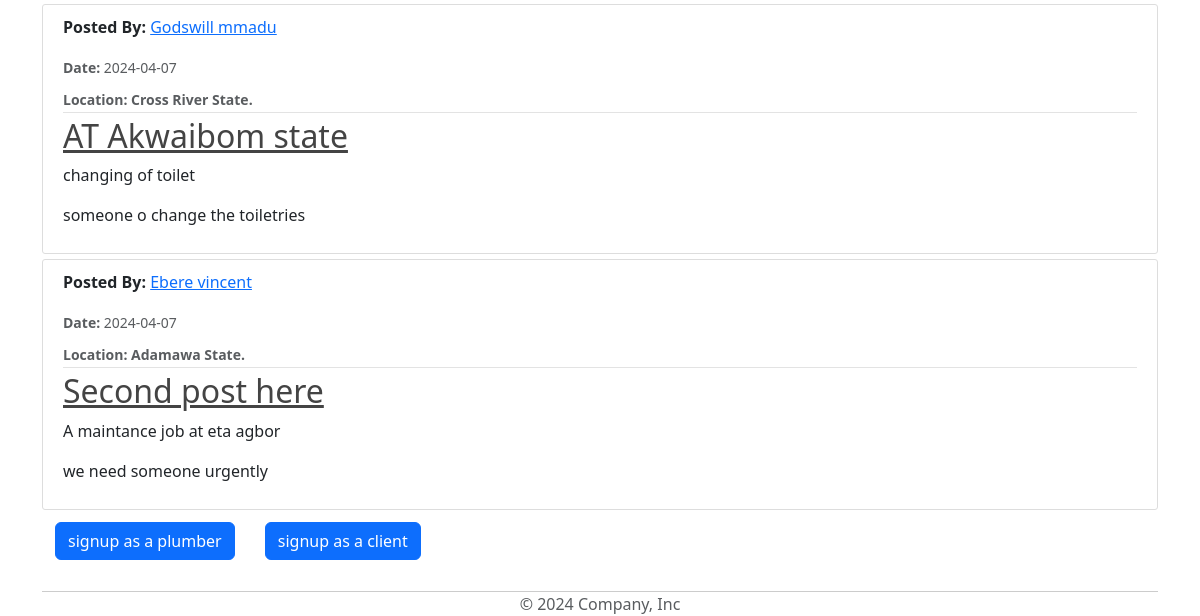
Page /home (lower part) on the earlier database version.
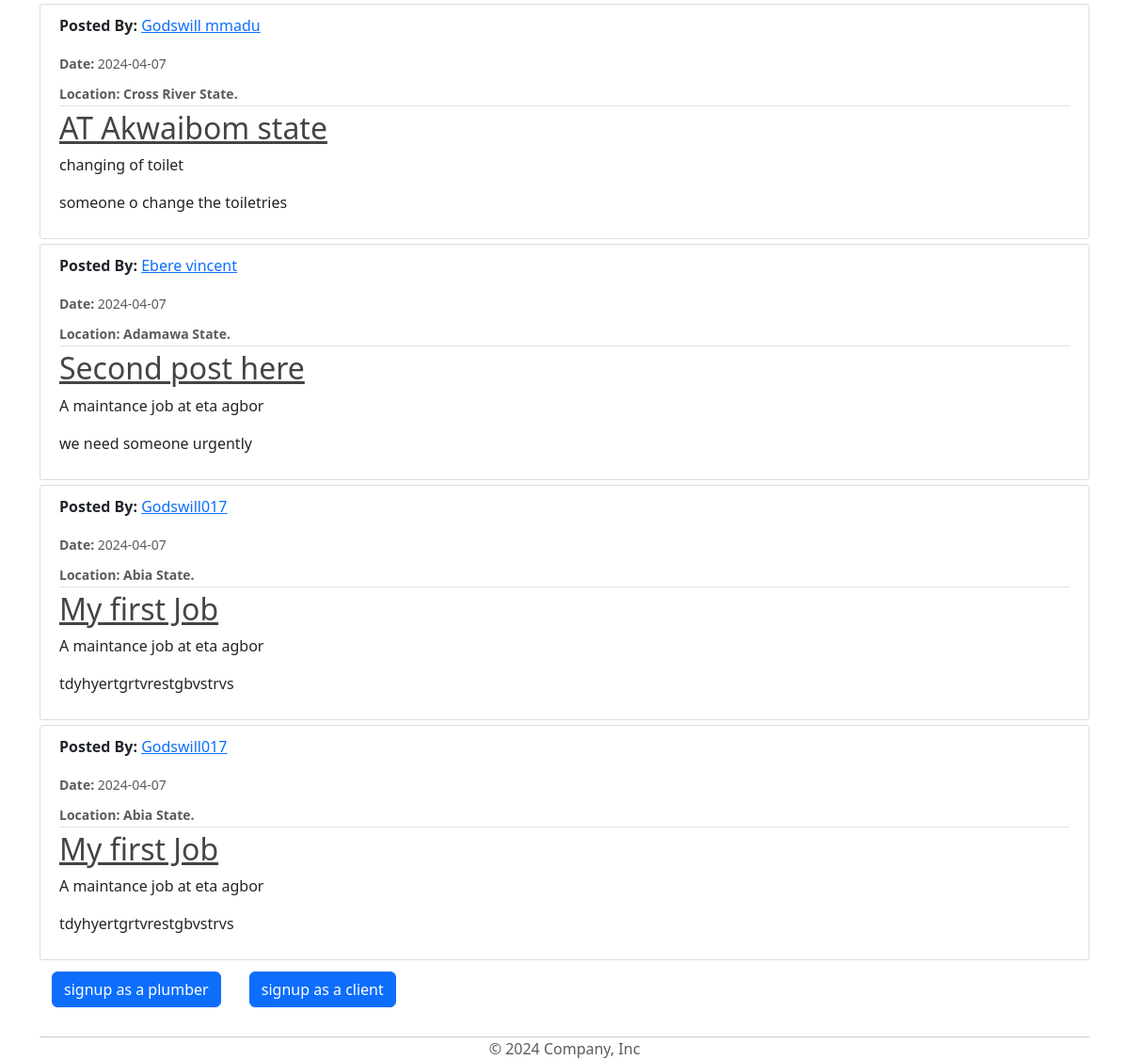
Same page on the later database version.
### model/base.py (models this page shows, shortened)
class Job(Base):
    __tablename__ = 'jobs'
    id = Column(Integer, primary_key=True)
    client_id = Column(Integer, ForeignKey('clients.id'))
    job_title = Column(String(100), nullable=False)
    job_description = Column(String(500), nullable=False)
    plumber_id = Column(Integer, ForeignKey('plumbers.id'))
    content = Column(String(1000), nullable=False)
    date_posted = Column(DateTime, nullable=False, default=datetime.utcnow)
    location = Column(String(100), nullable=False)
    rank = relationship('Rank', backref='job_rank')

class BaseUser(Base, UserMixin):
    id = Column(Integer, primary_key=True)
    username = Column(String(80), unique=True, nullable=False)
    email = Column(String(120), unique=True, nullable=False)
    image_file = Column(String(20), nullable=False, default='default.jpg')
    password = Column(String(60), nullable=False)
    date_joined = Column(DateTime, nullable=False, default=datetime.utcnow)
    phone = Column(String(14), unique=True, nullable=False)
    state = Column(String(20), nullable=False)

### model/main/routes.py (the view)
@main.route("/jobs")
@main.route("/home")
def home():
    jobs = Job.query.all()
    return render_template('home.html', jobs=jobs)

### model/templates/home.html
{% extends "layout.html" %}
{% block content %}
<link rel="stylesheet" type="text/css" href="{{ url_for('static', filename='main.css') }}">
    {% for job in jobs %}
        <article class="media content-section">
          <div class="media-body">
            <div class="article-metadata">
              <p><strong>Posted By: </strong><a class="mr-2" href="#">{{ job.clients.username }}</a></p>
              <small class="text-muted"><strong>Date: </strong>{{ job.date_posted.strftime('%Y-%m-%d') }}</small>
              <div class="mt-2">
                <small class="text-muted"><strong>Location: {{ job.location }} State.</strong></small>
              </div>
            </div>
            <h2><a class="article-title" href="{{ url_for('job_route.job', job_id=job.id) }}">{{ job.job_title }}</a></h2>
            <p class="article-content">{{ job.job_description }}</p>
            <p class="article-content">{{ job.content }}</p>
          </div>
        </article>
    {% endfor %}
        <div class="btn">
          <a class="btn btn-primary" href="{{ url_for('plums.register') }}">signup as a plumber</a>
        </div>
        <div class="btn">
          <a class="btn btn-primary" href="{{ url_for('registers') }}">signup as a client</a>
        </div>
{% endblock content %}

### model/templates/layout.html (shortened to what this page needs)
<!DOCTYPE html>
<html lang="en">
  <head>
    <link
      rel="stylesheet"
      href="https://cdnjs.cloudflare.com/ajax/libs/font-awesome/5.15.4/css/all.min.css" />
    <link
      href="https://cdn.jsdelivr.net/npm/bootstrap@5.3.3/dist/css/bootstrap.min.css"
      rel="stylesheet"
 />
      <link rel="stylesheet" type="text/css" href="{{ url_for('static', filename='main.css') }}">
  </head>
  <body>
    <br />
    <br />
    <div class="container">
      {% block content %} {% endblock %}
    </div>
    <br />
    <div class="container">
      <footer class="footer">
        <span class="text-body-secondary">&copy; 2024 Company, Inc</span>
      </footer>
    </div>
  </body>
</html>

### model/static/main.css (style rules this page uses)
* { padding: 0; margin: 0; }
.footer { position: sticky; bottom: 0; background-color: white; width: 100%; border-top: 1px solid #CCCCCC; margin-bottom: 0px; display: flex; justify-content: center; align-items: center; }
h1, h2, h3, h4, h5, h6 { color: #444444; }
.content-section { background: #ffffff; padding: 10px 20px; border: 1px solid #dddddd; border-radius: 3px; margin-bottom: 5px; }
.article-title { color: #444444; }
.article-content { white-space: pre-line; }
.article-metadata { padding-bottom: 1px; margin-bottom: 4px; border-bottom: 1px solid #e3e3e3 }
.btn { text-align: right; }

Differences in the rows shown:
added Job: clients.username "Godswill017", date_posted "2024-04-07", location "Abia", job_title "My first Job", job_description "A maintance job at eta agbor", content "tdyhyertgrtvrestgbvstrvs"
added Job: clients.username "Godswill017", date_posted "2024-04-07", location "Abia", job_title "My first Job", job_description "A maintance job at eta agbor", content "tdyhyertgrtvrestgbvstrvs"
